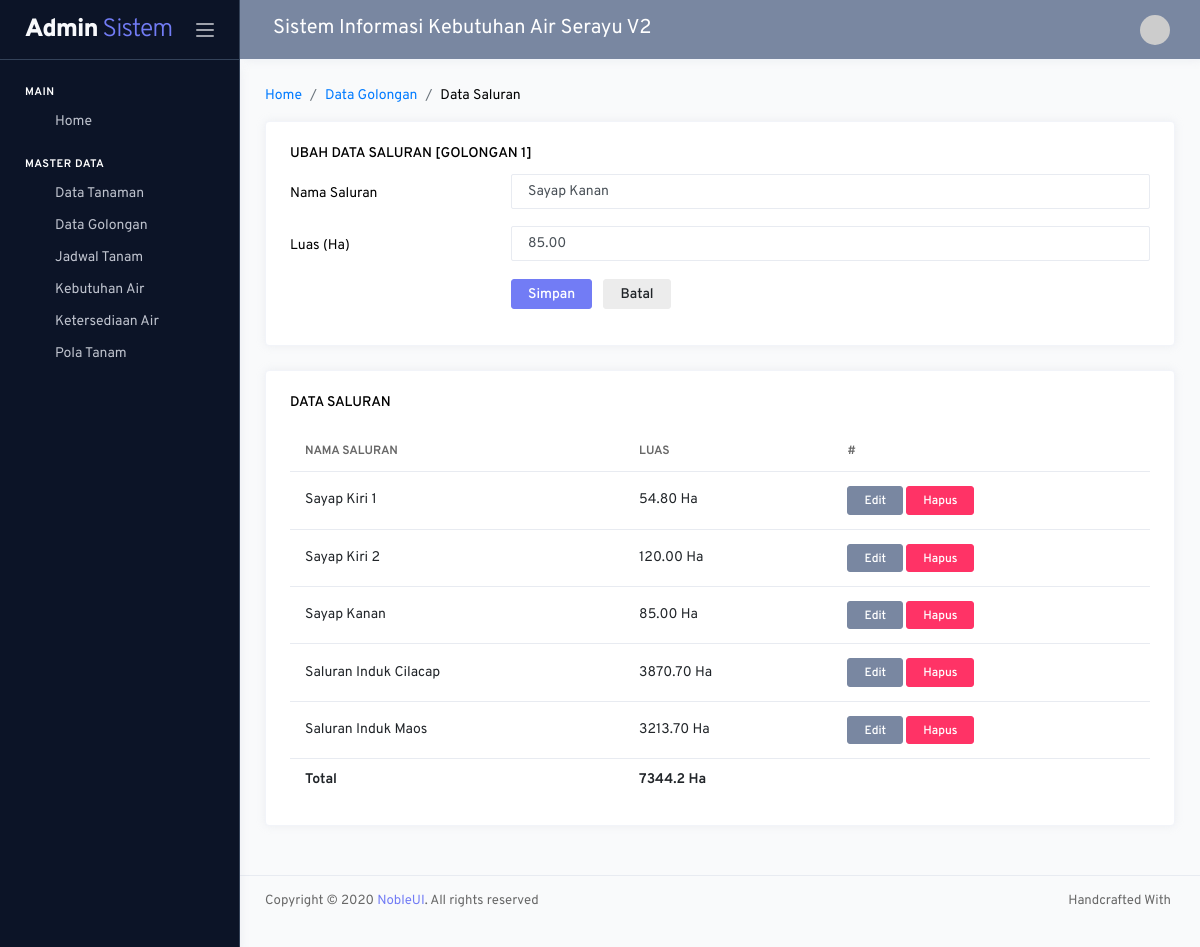
/admin/index.php?hal=golongan/detail&id=1&saluran=3, run on the app's committed database.
### tables this page shows
CREATE TABLE `tb_golongan` (
  `idgolongan` int(11) NOT NULL,
  `namagolongan` varchar(100) DEFAULT NULL,
  `efisiensi` int(11) DEFAULT NULL
);

CREATE TABLE `tb_saluran` (
  `idsaluran` int(11) NOT NULL,
  `nama` varchar(100) DEFAULT NULL,
  `luas` decimal(10,2) DEFAULT NULL,
  `idgolongan` int(11) DEFAULT NULL
);

### setting/crud.php (called while the page is built, shortened)
<?php
function _dataGetAll ($mysqli,$sql){
  $hasil=array();
  $result = $mysqli->query($sql);
  $num_results = $result->num_rows;
  if($num_results > 0){
    while ($data=mysqli_fetch_assoc($result)) {
      array_push($hasil,$data);
    }
  }
  return $hasil;
}
function _dataGetId($conn,$table,$kondisi){
  $row = $conn->query("Select * from $table where $kondisi")->fetch_assoc();
  return $row;
}
function caridata($conn,$qry){
  $row = $conn->query("$qry")->fetch_array();
  $x=$row[0];
  if($x==""){
    return "";
  }else{
    return $x;
  }
}
?>

### admin/modul/golongan/detail.php (the view, shortened to what this page needs)
<?php
if(isset($_GET['saluran']))
	extract(_dataGetId($mysqli,"tb_saluran","idsaluran='".$_GET['saluran']."'"));
?>
<nav class="page-breadcrumb">
	<ol class="breadcrumb">
		<li class="breadcrumb-item"><a href="?hal=dashboard">Home</a></li>
		<li class="breadcrumb-item"><a href="?hal=golongan/data">Data Golongan</a></li>
		<li class="breadcrumb-item" aria-current="page">Data Saluran</li>
	</ol>
</nav>
<div class="row">
	<div class="col-md-12 grid-margin stretch-card">
		<div class="card">
			<div class="card-body">
				<?php
				$namagolongan=caridata($mysqli,"select namagolongan from tb_golongan where idgolongan='".$_GET['id']."'");
				?>
				<h6 class="card-title"><?=(isset($_GET['saluran']) ? 'Ubah':'Tambah')?> Data Saluran [<?=$namagolongan?>]</h6>
				<form class="forms-sample" action="?hal=golongan/prosessaluran" method="POST">
					<div class="form-group row">
						<label for="input" class="col-sm-3 col-form-label">Nama Saluran</label>
						<div class="col-sm-9">
							<input type="text" class="form-control" name="nama" value="<?=@$nama?>" placeholder="Inputkan Nama Saluran" required>
						</div>
					</div>
					<div class="form-group row">
						<label for="input" class="col-sm-3 col-form-label">Luas (Ha)</label>
						<div class="col-sm-9">
							<input type="text" class="form-control" name="luas" value="<?=@$luas?>" placeholder="Inputkan Luas Saluran" required>
						</div>
					</div>
					<div class="form-group row ">
						<div class="col-sm-9 offset-3">
							<button type="submit" class="btn btn-primary mr-2" name="<?=(isset($_GET['saluran']) ? 'ubah':'tambah')?>">Simpan</button>
							<a class="btn btn-light" href="?hal=golongan/data">Batal</a>
						</div>
					</div>
				</form>
			</div>
		</div>
	</div>
</div>
<div class="row">
	<div class="col-md-12 grid-margin stretch-card">
		<div class="card">
			<div class="card-body">
				<h6 class="card-title">Data Saluran</h6>
				<div class="table-responsive">
					<table id="" class="table">
						<thead>
							<tr>
								<th>Nama Saluran</th>
								<th>Luas</th>
								<th>#</th>
							</tr>
						</thead>
						<tbody>
							<?php
							$total=0;
							$sql="SELECT * FROM tb_saluran where idgolongan='".$_GET['id']."'";
							foreach (_dataGetAll($mysqli,$sql) as $key => $value) {
								extract($value);
								$total+=$luas;
								?>
								<tr>
									<td><?=$nama?></td>
									<td><?=$luas." Ha"?></td>
									<td>
										<?=_edit("?hal=golongan/detail&id=$idgolongan&saluran=$idsaluran")?>
										<?=_hapus("?hal=golongan/prosessaluran&hapus=$idsaluran")?>
									</td>
								</tr>
							<?php } ?>
							<tr>
								<th>Total</th>
								<th colspan="2"><?=$total." Ha"?></th>
							</tr>
						</tbody>
					</table>
				</div>
			</div>
		</div>
	</div>
</div>

### admin/_partials/_link.php (shortened to what this page needs)
<?php
function _edit($link){
	echo "<a href='$link' class='btn btn-secondary btn-sm'>Edit</a>";
}
function _hapus($link){ ?>
	 <a class="btn btn-danger btn-sm" href="<?=$link?>" onclick="return confirm('Apakah anda yakin akan menghapus data ini?')">Hapus</a>
<?php }
?>

### admin/_partials/_css.php (style rules this page uses)
.form-group { margin-top: -20px!important; }

### data on the page
tb_golongan: namagolongan "GOLONGAN 1"
tb_saluran: nama "Sayap Kanan", luas "85.00"
tb_saluran: nama "Sayap Kiri 1", luas "54.80"
tb_saluran: nama "Sayap Kiri 2", luas "120.00"
tb_saluran: nama "Saluran Induk Cilacap", luas "3870.70"
tb_saluran: nama "Saluran Induk Maos", luas "3213.70"

### other printed values
judul "Sistem Informasi Kebutuhan Air Serayu V2"
$total "7344.2"
